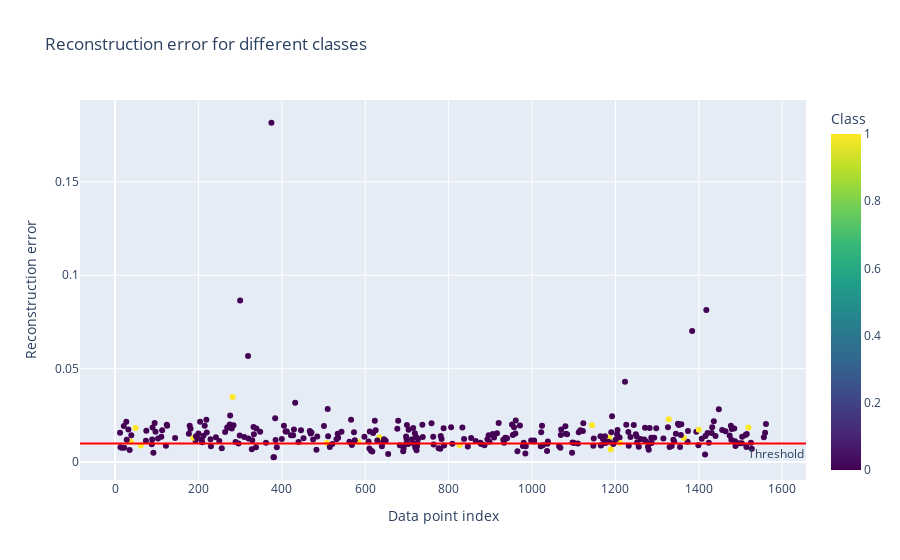
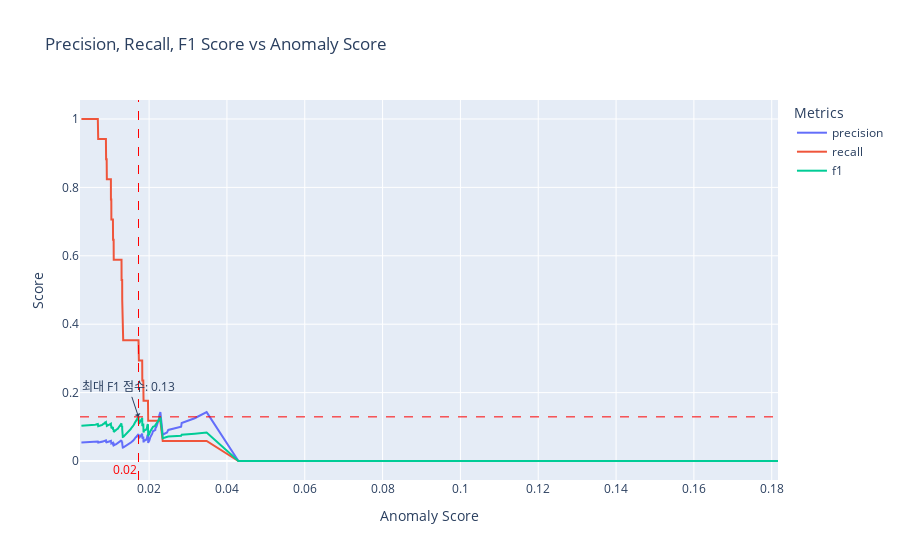

The cell these charts' notebook holds for them, in order:
### Markdown cell above
##### 모델 평가

### Code cell
autoencoder.plot(x_val, y_val, 0.01)

### Figure 1 — Plotly figure (JSON) as saved in the notebook; plotly's stock layout.template omitted (floating-point values rounded to 4 significant figures; data arrays with more than 128 entries replaced by an {"elided": "..."} marker saying what was removed)
{"data": [{"hovertemplate": "index=%{x}<br>Reconstruction_error=%{y}<br>Class=%{marker.color}<extra></extra>", "legendgroup": "", "marker": {"color": {"elided": "314 int values"}, "coloraxis": "coloraxis", "symbol": "circle"}, "mode": "markers", "name": "", "orientation": "v", "showlegend": false, "type": "scatter", "x": {"elided": "314 int values"}, "xaxis": "x", "y": {"elided": "314 float values"}, "yaxis": "y"}], "layout": {"annotations": [{"showarrow": false, "text": "Threshold", "x": 1, "xanchor": "right", "xref": "x domain", "y": 0.01, "yanchor": "top", "yref": "y"}], "coloraxis": {"colorbar": {"title": {"text": "Class"}}, "colorscale": [[0, "#440154"], [0.1111, "#482878"], [0.2222, "#3e4989"], [0.3333, "#31688e"], [0.4444, "#26828e"], [0.5556, "#1f9e89"], [0.6667, "#35b779"], [0.7778, "#6ece58"], [0.8889, "#b5de2b"], [1, "#fde725"]]}, "legend": {"tracegroupgap": 0}, "shapes": [{"line": {"color": "red"}, "type": "line", "x0": 0, "x1": 1, "xref": "x domain", "y0": 0.01, "y1": 0.01, "yref": "y"}], "title": {"text": "Reconstruction error for different classes"}, "xaxis": {"anchor": "y", "domain": [0, 1], "title": {"text": "Data point index"}}, "yaxis": {"anchor": "x", "domain": [0, 1], "title": {"text": "Reconstruction error"}}}}

### Figure 2 — Plotly figure (JSON) as saved in the notebook; plotly's stock layout.template omitted (floating-point values rounded to 4 significant figures; data arrays with more than 128 entries replaced by an {"elided": "..."} marker saying what was removed)
{"data": [{"mode": "lines", "name": "precision", "type": "scatter", "x": {"elided": "314 float values"}, "y": {"elided": "314 float values"}}, {"mode": "lines", "name": "recall", "type": "scatter", "x": {"elided": "314 float values"}, "y": {"elided": "314 float values"}}, {"mode": "lines", "name": "f1", "type": "scatter", "x": {"elided": "314 float values"}, "y": {"elided": "314 float values"}}], "layout": {"annotations": [{"font": {"color": "red"}, "showarrow": false, "text": "0.02", "x": 0.01728, "xanchor": "right", "xref": "x", "y": 0, "yanchor": "bottom", "yref": "y domain"}, {"arrowhead": 1, "showarrow": true, "text": "최대 F1 점수: 0.13", "x": 0.01728, "y": 0.129}], "legend": {"title": {"text": "Metrics"}}, "shapes": [{"line": {"color": "red", "dash": "dash", "width": 1}, "type": "line", "x0": 0.01728, "x1": 0.01728, "xref": "x", "y0": 0, "y1": 1, "yref": "y domain"}, {"line": {"color": "red", "dash": "dash", "width": 1}, "type": "line", "x0": 0, "x1": 1, "xref": "x domain", "y0": 0.129, "y1": 0.129, "yref": "y"}], "title": {"text": "Precision, Recall, F1 Score vs Anomaly Score"}, "xaxis": {"title": {"text": "Anomaly Score"}}, "yaxis": {"title": {"text": "Score"}}}}
